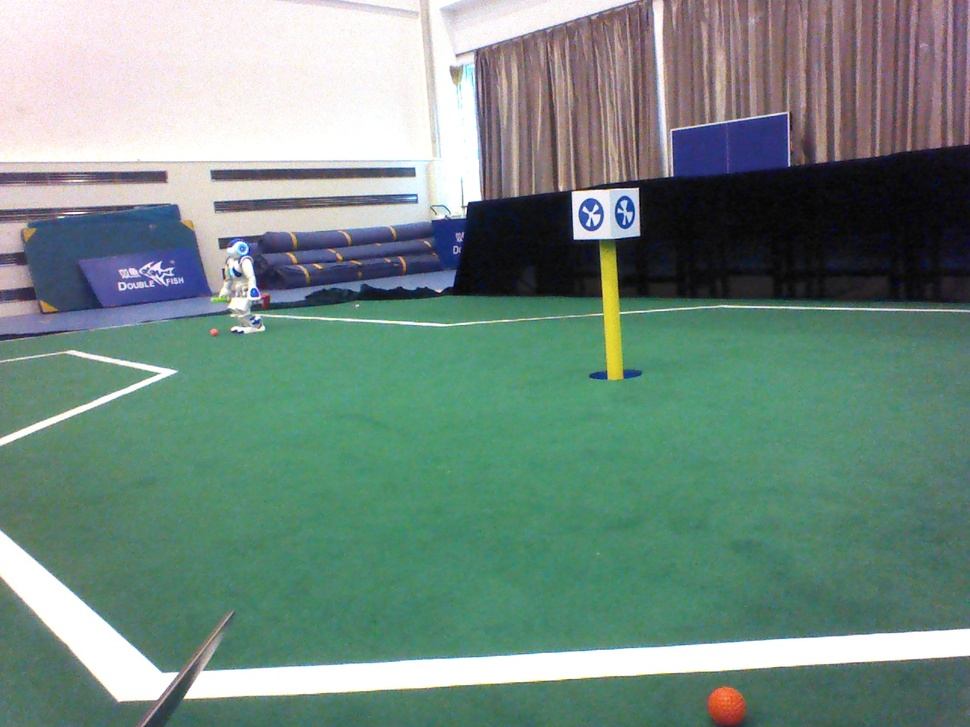
#> input picture 03 Mouse as a Paint-Brush/image.jpg, 970 x 727 px, shrunk from 1280 x 960 before the run, given in place of the camera
$ python test.py   (older library calls are emulated)
#> lines starting #> are read from the running program, lines starting #| are printed output that depends on the picture; after the words box and inside, x2 and y2 are one past the last pixel; in counts of white or black regions, pixels touching at a corner belong together
import cv2
import numpy as np
cap = cv2.VideoCapture(0)
while(1):
    # Take each frame
    _, frame = cap.read()
#> frame is the input picture: shape (727, 970, 3); mean B, G, R 129.3, 139.1, 115
    gray = cv2.cvtColor(frame,cv2.COLOR_RGB2GRAY)
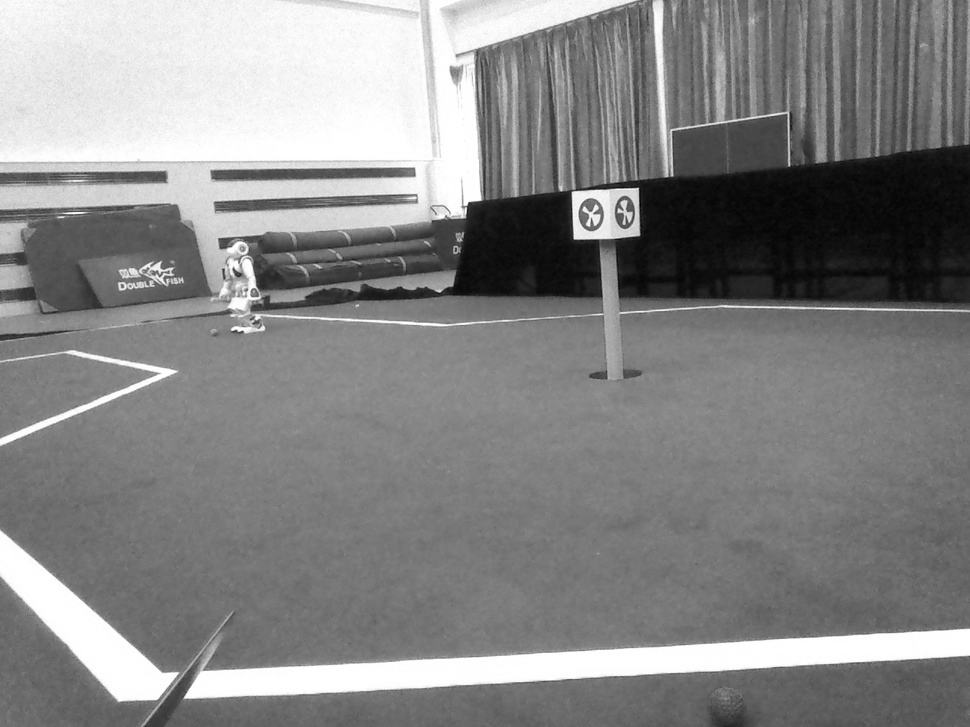
#> gray: shape (727, 970); min 0, max 255, mean 133.4
    lap = cv2.Laplacian(gray,cv2.CV_64F)
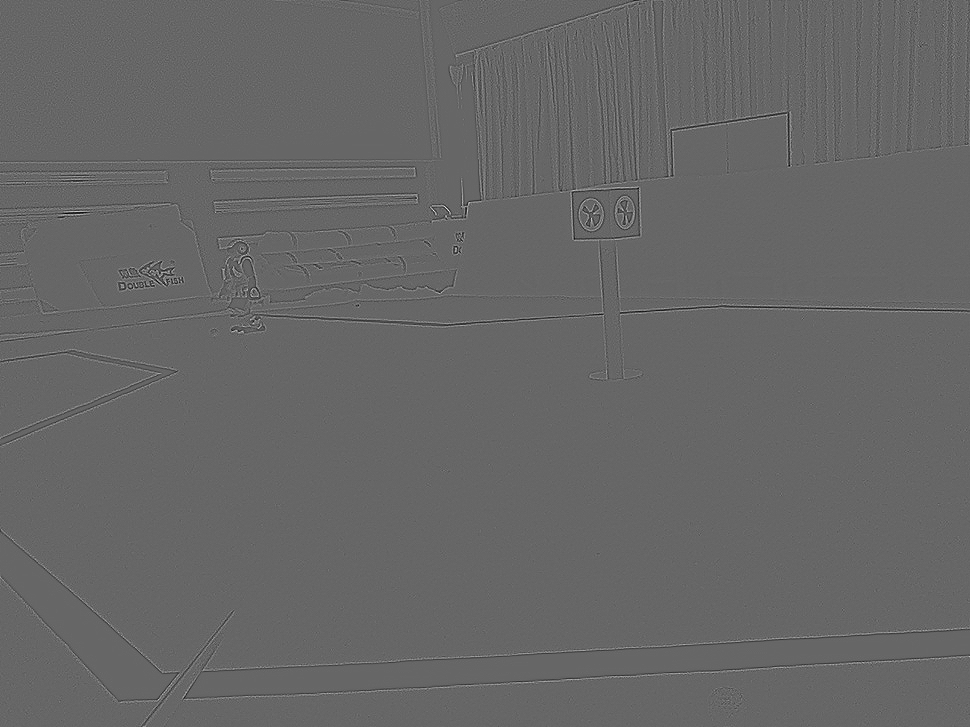
#> lap: shape (727, 970) float64; min -237, max 350, mean 0; drawn with min black and max white
    sobelx = cv2.Sobel(gray,cv2.CV_64F,1,1,ksize=5)
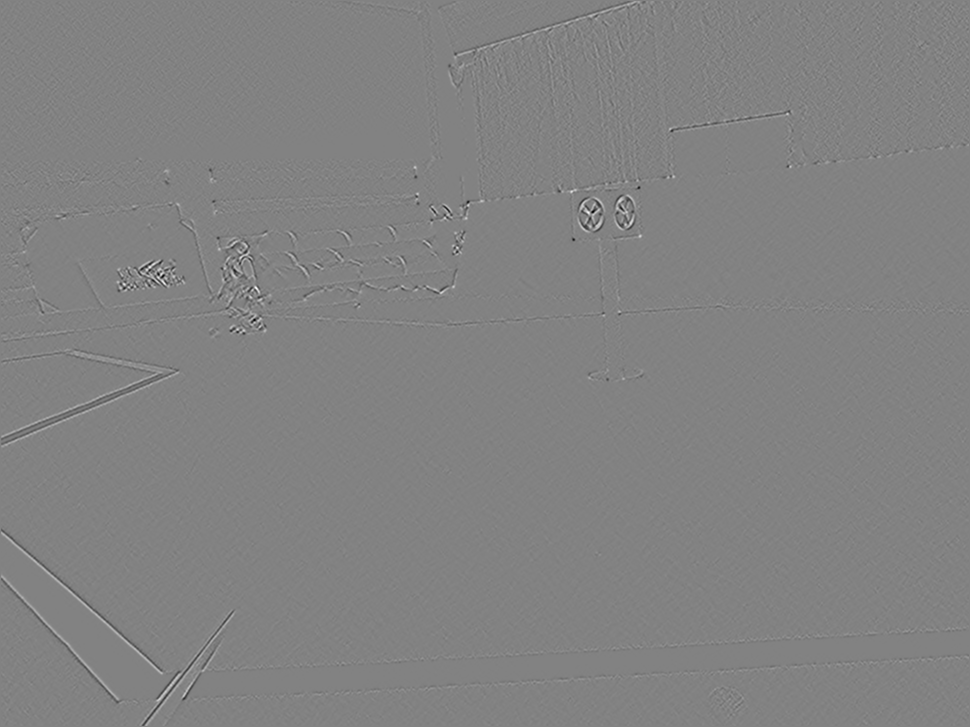
#> sobelx: shape (727, 970) float64; min -2194, max 2101, mean 0; drawn with min black and max white
    # Bitwise-AND mask and original image
    cv2.imshow('frame',frame)
    cv2.imshow('lap',lap)
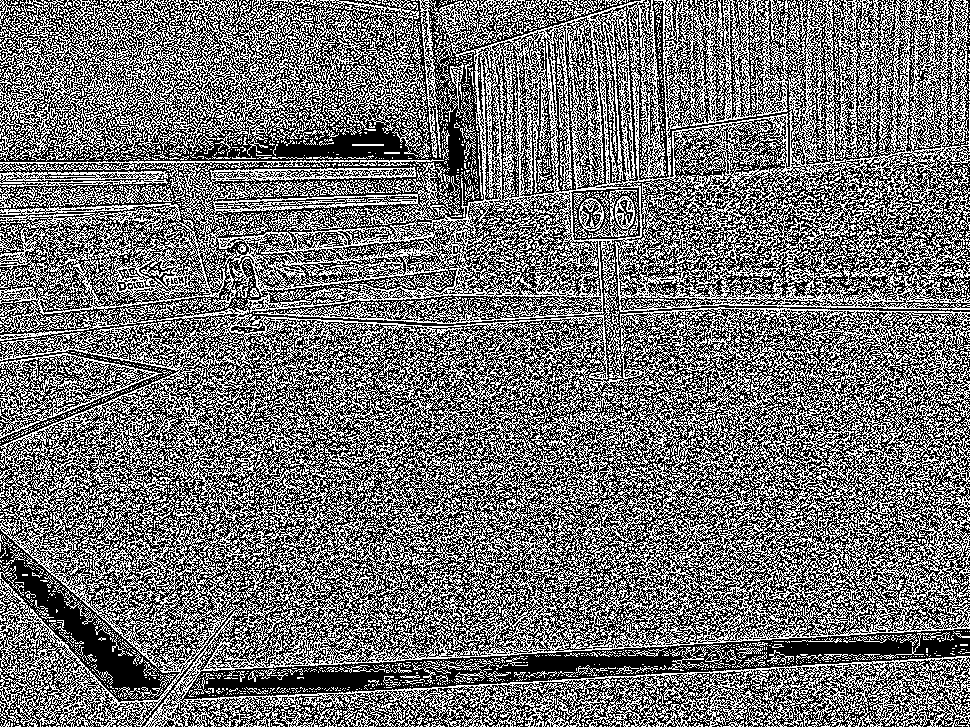
#> window 'lap': shape (727, 970); 44.6% white in thin lines or dots
    cv2.imshow('sobelx',sobelx)
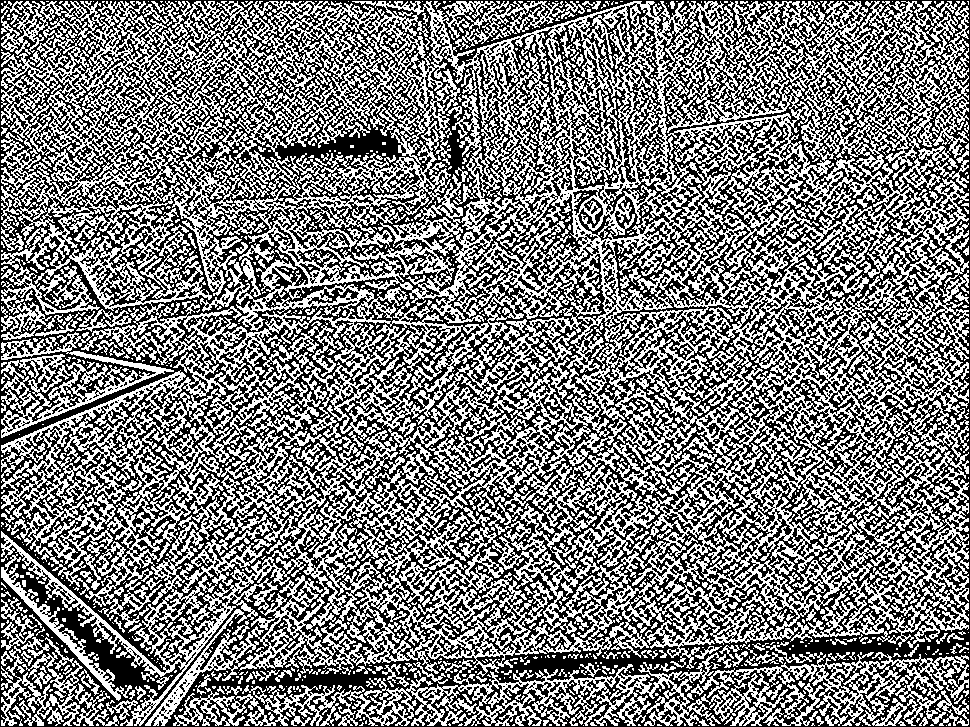
#> window 'sobelx': shape (727, 970); 48.4% white in thin lines or dots
    k = cv2.waitKey(5) & 0xFF
#> (key Esc is pressed here)
    if k == 27:
        break
cv2.destroyAllWindows()

$ run again, on 03 Mouse as a Paint-Brush/rb_detector.jpg
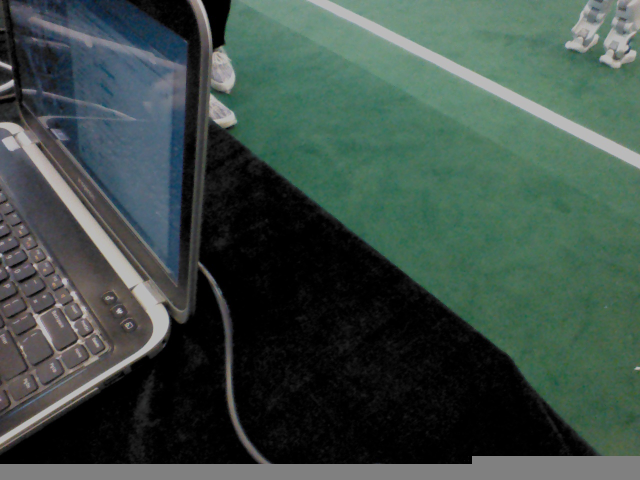
#> input picture 03 Mouse as a Paint-Brush/rb_detector.jpg, 1280 x 960 px, given in place of the camera (shown at 1/2 size)
#> frame is the input picture: shape (960, 1280, 3); mean B, G, R 70.1, 76.9, 60.7
#> `cv2.imshow('lap',lap)`:
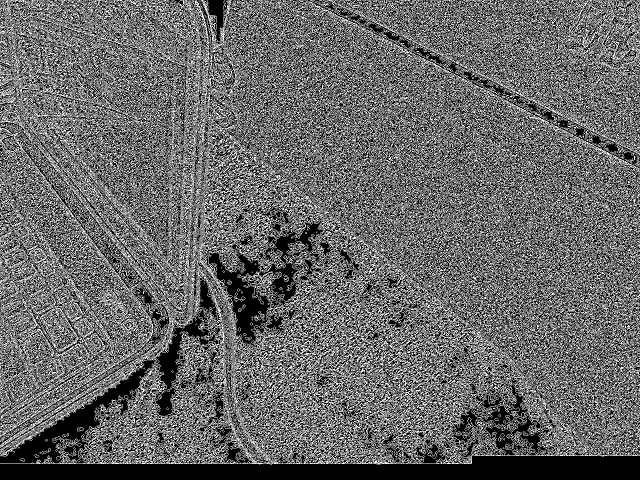
#> window 'lap': shape (960, 1280) (shown at 1/2 size); 40.6% white in thin lines or dots
#> `cv2.imshow('sobelx',sobelx)`:
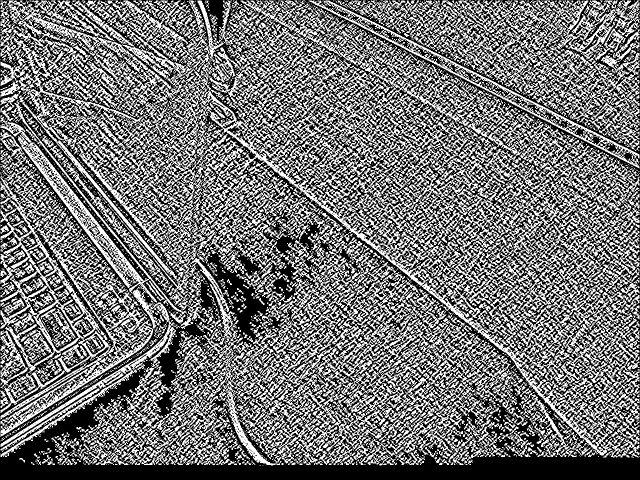
#> window 'sobelx': shape (960, 1280) (shown at 1/2 size); 45.5% white; 4033 white regions (3100 under 20 px), largest, box (x1, y1, x2, y2) and area: (1, 1, 1279, 931) 332575, (1, 182, 373, 874) 50840, (835, 1, 1279, 302) 37871
